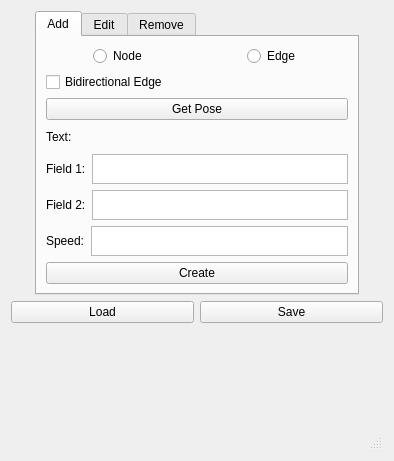
<?xml version="1.0" encoding="UTF-8"?>

<!--
 Copyright (c) 2024 John Chrosniak
 Licensed under the Apache License, Version 2.0 (the "License"); you may not
 use this file except in compliance with the License. You may obtain a copy of
 the License at
 http://www.apache.org/licenses/LICENSE-2.0
 Unless required by applicable law or agreed to in writing, software
 distributed under the License is distributed on an "AS IS" BASIS, WITHOUT
 WARRANTIES OR CONDITIONS OF ANY KIND, either express or implied. See the
 License for the specific language governing permissions and limitations under
 the License.

 Modified in 2026 by Marcos Daniel Santana Grochoska and Erico Meger (Route
 Tool enhancements, see README.md in the repository root).
-->

<ui version="4.0">
 <class>route_tool</class>
 <widget class="QWidget" name="route_tool">
  <property name="geometry">
   <rect>
    <x>0</x>
    <y>0</y>
    <width>394</width>
    <height>461</height>
   </rect>
  </property>
  <property name="windowTitle">
   <string>MainWindow</string>
  </property>
  <layout class="QVBoxLayout" name="verticalLayout_8">
   <item>
    <layout class="QVBoxLayout" name="verticalLayout">
     <item>
      <layout class="QVBoxLayout" name="verticalLayout_7">
       <item alignment="Qt::AlignHCenter|Qt::AlignTop">
        <widget class="QTabWidget" name="tabWidget">
         <property name="currentIndex">
          <number>0</number>
         </property>
         <widget class="QWidget" name="add_tab">
          <property name="minimumSize">
           <size>
            <width>0</width>
            <height>0</height>
           </size>
          </property>
          <attribute name="title">
           <string>Add</string>
          </attribute>
          <layout class="QGridLayout" name="gridLayout_2">
           <item row="0" column="0">
            <layout class="QVBoxLayout" name="verticalLayout_3">
             <item>
              <layout class="QHBoxLayout" name="horizontalLayout">
               <item alignment="Qt::AlignHCenter">
                <widget class="QRadioButton" name="add_node_button">
                 <property name="text">
                  <string>Node</string>
                 </property>
                 <property name="iconSize">
                  <size>
                   <width>16</width>
                   <height>16</height>
                  </size>
                 </property>
                 <property name="shortcut">
                  <string>Del</string>
                 </property>
                </widget>
               </item>
               <item alignment="Qt::AlignHCenter">
                <widget class="QRadioButton" name="add_edge_button">
                 <property name="text">
                  <string>Edge</string>
                 </property>
                </widget>
               </item>
              </layout>
             </item>
             <item>
              <widget class="QCheckBox" name="bidirectional_checkbox">
               <property name="text">
                <string>Bidirectional Edge</string>
               </property>
               <property name="toolTip">
                <string>Create edges in both directions automatically</string>
               </property>
              </widget>
             </item>
             <item>
              <widget class="QPushButton" name="get_pose_button">
               <property name="text">
                <string>Get Pose</string>
               </property>
               <property name="toolTip">
                <string>Fill X/Y with the robot's current position (map -&gt; base_frame)</string>
               </property>
              </widget>
             </item>
             <item>
              <layout class="QHBoxLayout" name="horizontalLayout_4">
               <item alignment="Qt::AlignLeft|Qt::AlignVCenter">
                <widget class="QLabel" name="add_text">
                 <property name="text">
                  <string>Text:</string>
                 </property>
                </widget>
               </item>
              </layout>
             </item>
             <item>
              <layout class="QVBoxLayout" name="verticalLayout_2">
               <item>
                <layout class="QHBoxLayout" name="horizontalLayout_3">
                 <item>
                  <widget class="QLabel" name="add_label_1">
                   <property name="maximumSize">
                    <size>
                     <width>16777215</width>
                     <height>50</height>
                    </size>
                   </property>
                   <property name="text">
                    <string>Field 1:</string>
                   </property>
                  </widget>
                 </item>
                 <item>
                  <widget class="QTextEdit" name="add_field_1">
                   <property name="maximumSize">
                    <size>
                     <width>500</width>
                     <height>30</height>
                    </size>
                   </property>
                  </widget>
                 </item>
                </layout>
               </item>
               <item>
                <layout class="QHBoxLayout" name="horizontalLayout_2">
                 <item>
                  <widget class="QLabel" name="add_label_2">
                   <property name="maximumSize">
                    <size>
                     <width>16777215</width>
                     <height>50</height>
                    </size>
                   </property>
                   <property name="text">
                    <string>Field 2:</string>
                   </property>
                  </widget>
                 </item>
                 <item>
                  <widget class="QTextEdit" name="add_field_2">
                   <property name="maximumSize">
                    <size>
                     <width>16777215</width>
                     <height>30</height>
                    </size>
                   </property>
                  </widget>
                 </item>
                </layout>
               </item>
               <item>
                <layout class="QHBoxLayout" name="horizontalLayout_14">
                 <item>
                  <widget class="QLabel" name="add_speed_label">
                   <property name="maximumSize">
                    <size>
                     <width>16777215</width>
                     <height>50</height>
                    </size>
                   </property>
                   <property name="text">
                    <string>Speed:</string>
                   </property>
                  </widget>
                 </item>
                 <item>
                  <widget class="QTextEdit" name="add_speed_field">
                   <property name="maximumSize">
                    <size>
                     <width>16777215</width>
                     <height>30</height>
                    </size>
                   </property>
                  </widget>
                 </item>
                </layout>
               </item>
              </layout>
             </item>
             <item alignment="Qt::AlignVCenter">
              <widget class="QPushButton" name="create_button">
               <property name="text">
                <string>Create</string>
               </property>
              </widget>
             </item>
            </layout>
           </item>
          </layout>
         </widget>
         <widget class="QWidget" name="edit_tab">
          <attribute name="title">
           <string>Edit</string>
          </attribute>
          <layout class="QGridLayout" name="gridLayout">
           <item row="0" column="0">
            <layout class="QVBoxLayout" name="verticalLayout_4">
             <item>
              <layout class="QHBoxLayout" name="horizontalLayout_6">
               <item>
                <widget class="QRadioButton" name="edit_node_button">
                 <property name="text">
                  <string>Node</string>
                 </property>
                 <property name="iconSize">
                  <size>
                   <width>16</width>
                   <height>16</height>
                  </size>
                 </property>
                 <property name="shortcut">
                  <string>Del</string>
                 </property>
                </widget>
               </item>
               <item>
                <widget class="QRadioButton" name="edit_edge_button">
                 <property name="text">
                  <string>Edge</string>
                 </property>
                </widget>
               </item>
              </layout>
             </item>
             <item>
              <layout class="QHBoxLayout" name="horizontalLayout_11">
               <item>
                <widget class="QLabel" name="label_7">
                 <property name="text">
                  <string>ID:</string>
                 </property>
                </widget>
               </item>
               <item>
                <widget class="QTextEdit" name="edit_id">
                 <property name="maximumSize">
                  <size>
                   <width>16777215</width>
                   <height>50</height>
                  </size>
                 </property>
                </widget>
               </item>
              </layout>
             </item>
             <item>
              <layout class="QHBoxLayout" name="horizontalLayout_7">
               <item alignment="Qt::AlignLeft|Qt::AlignVCenter">
                <widget class="QLabel" name="edit_text">
                 <property name="text">
                  <string>Text:</string>
                 </property>
                </widget>
               </item>
              </layout>
             </item>
             <item>
              <layout class="QVBoxLayout" name="verticalLayout_5">
               <item>
                <layout class="QHBoxLayout" name="horizontalLayout_8">
                 <item>
                  <widget class="QLabel" name="edit_label_1">
                   <property name="text">
                    <string>Field 1:</string>
                   </property>
                  </widget>
                 </item>
                 <item>
                  <widget class="QTextEdit" name="edit_field_1">
                   <property name="maximumSize">
                    <size>
                     <width>16777215</width>
                     <height>50</height>
                    </size>
                   </property>
                  </widget>
                 </item>
                </layout>
               </item>
               <item>
                <layout class="QHBoxLayout" name="horizontalLayout_9">
                 <item>
                  <widget class="QLabel" name="edit_label_2">
                   <property name="text">
                    <string>Field 2:</string>
                   </property>
                  </widget>
                 </item>
                 <item>
                  <widget class="QTextEdit" name="edit_field_2">
                   <property name="maximumSize">
                    <size>
                     <width>16777215</width>
                     <height>50</height>
                    </size>
                   </property>
                  </widget>
                 </item>
                </layout>
               </item>
              </layout>
             </item>
             <item alignment="Qt::AlignVCenter">
              <widget class="QPushButton" name="confirm_button">
               <property name="text">
                <string>Confirm</string>
               </property>
              </widget>
             </item>
             <item>
              <layout class="QHBoxLayout" name="horizontalLayout_10"/>
             </item>
            </layout>
           </item>
          </layout>
         </widget>
         <widget class="QWidget" name="remove_tab">
          <attribute name="title">
           <string>Remove</string>
          </attribute>
          <layout class="QGridLayout" name="gridLayout_3">
           <item row="0" column="0">
            <layout class="QVBoxLayout" name="verticalLayout_6">
             <item>
              <layout class="QHBoxLayout" name="horizontalLayout_12">
               <item>
                <widget class="QRadioButton" name="remove_node_button">
                 <property name="text">
                  <string>Node</string>
                 </property>
                 <property name="iconSize">
                  <size>
                   <width>16</width>
                   <height>16</height>
                  </size>
                 </property>
                 <property name="shortcut">
                  <string>Del</string>
                 </property>
                </widget>
               </item>
               <item>
                <widget class="QRadioButton" name="remove_edge_button">
                 <property name="text">
                  <string>Edge</string>
                 </property>
                </widget>
               </item>
              </layout>
             </item>
             <item>
              <layout class="QHBoxLayout" name="horizontalLayout_13">
               <item>
                <widget class="QLabel" name="remove_label">
                 <property name="text">
                  <string>ID:</string>
                 </property>
                </widget>
               </item>
               <item>
                <widget class="QTextEdit" name="remove_id">
                 <property name="maximumSize">
                  <size>
                   <width>16777215</width>
                   <height>50</height>
                  </size>
                 </property>
                </widget>
               </item>
              </layout>
             </item>
             <item alignment="Qt::AlignVCenter">
              <widget class="QPushButton" name="delete_button">
               <property name="text">
                <string>Delete</string>
               </property>
              </widget>
             </item>
             <item>
              <layout class="QHBoxLayout" name="horizontalLayout_17"/>
             </item>
            </layout>
           </item>
          </layout>
         </widget>
        </widget>
       </item>
      </layout>
     </item>
     <item>
      <layout class="QHBoxLayout" name="horizontalLayout_5">
       <item>
        <widget class="QPushButton" name="load_button">
         <property name="text">
          <string>Load</string>
         </property>
        </widget>
       </item>
       <item>
        <widget class="QPushButton" name="save_button">
         <property name="text">
          <string>Save</string>
         </property>
        </widget>
       </item>
      </layout>
     </item>
    </layout>
   </item>
   <item>
    <widget class="QStatusBar" name="statusbar"/>
   </item>
  </layout>
 </widget>
 <resources/>
 <connections/>
</ui>
